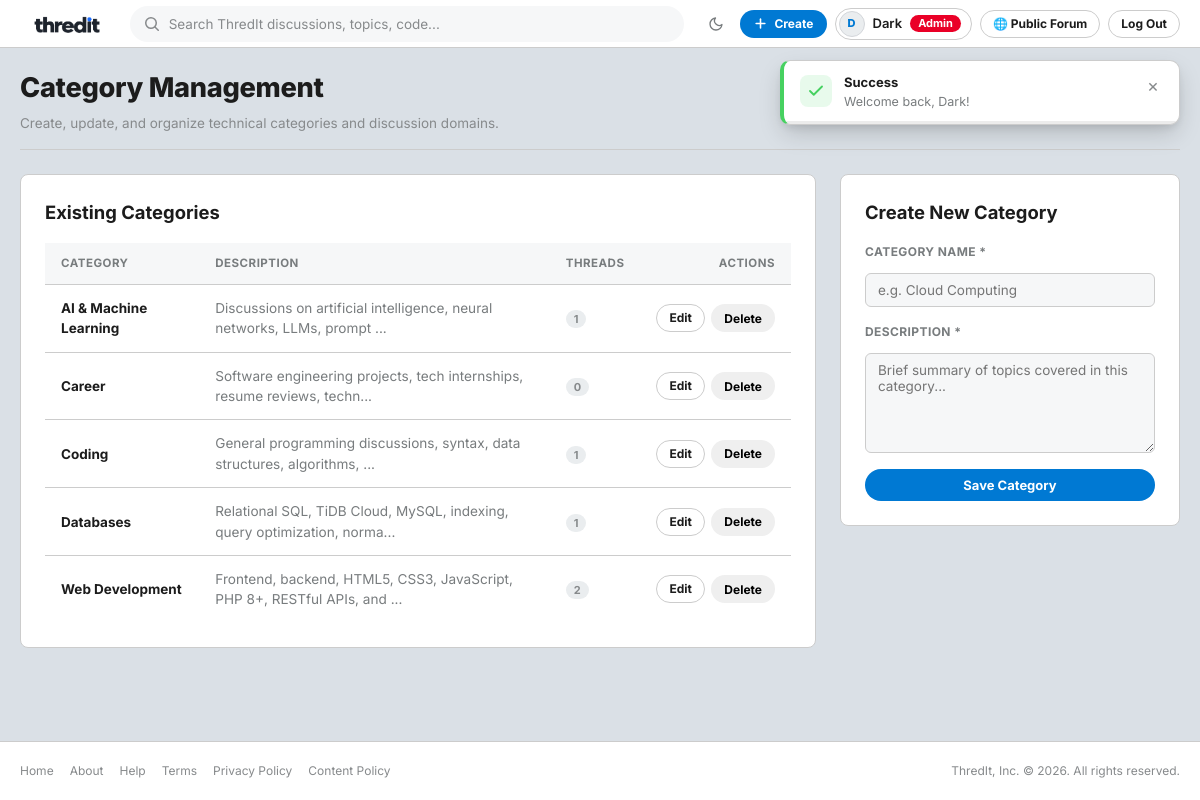
Screenshot of /admin/categories.php (signed in) with the database file from the repository.
### tables this page shows
CREATE TABLE IF NOT EXISTS `categories` (
    `id` INT UNSIGNED NOT NULL AUTO_INCREMENT,
    `name` VARCHAR(100) NOT NULL,
    `description` TEXT NOT NULL,
    PRIMARY KEY (`id`),
    UNIQUE KEY `uq_categories_name` (`name`)
);

### includes/functions.php (called while the page is built, shortened)
<?php
if (!function_exists('get_base_url')) {
    function get_base_url(): string
    {
        $protocol = (!empty($_SERVER['HTTPS']) && $_SERVER['HTTPS'] !== 'off') ? 'https://' : 'http://';
        $host = $_SERVER['HTTP_HOST'] ?? 'localhost';
        $scriptPath = str_replace('\\', '/', $_SERVER['SCRIPT_NAME'] ?? '');
        $scriptDir = dirname($scriptPath);
        $baseFolder = preg_replace('#/(public|admin|includes|api)$#i', '', $scriptDir);
        return rtrim($protocol . $host . $baseFolder, '/');
    }
}
if (!function_exists('url')) {
    function url(string $path = ''): string
    {
        $base = get_base_url();
        $trimmedPath = ltrim($path, '/');
        return $trimmedPath === '' ? $base : $base . '/' . $trimmedPath;
    }
}
if (!function_exists('e')) {
    function e(mixed $string): string
    {
        return htmlspecialchars((string) ($string ?? ''), ENT_QUOTES, 'UTF-8');
    }
}
if (!function_exists('truncate')) {
    function truncate(string $text, int $length = 150): string
    {
        $text = strip_tags($text);
        return mb_substr($text, 0, $length, 'UTF-8') . '...';
    }
}
if (!function_exists('get_all_categories')) {
    function get_all_categories(PDO $pdo, bool $forceRefresh = false): array
    {
        try {
            $sql = "SELECT c.*, COUNT(t.id) AS thread_count
                    FROM categories c
                    LEFT JOIN threads t ON c.id = t.category_id
                    GROUP BY c.id, c.name, c.description
                    ORDER BY c.name ASC";
            $stmt = $pdo->query($sql);
            $cats = $stmt->fetchAll();
            return $cats;
        } catch (Throwable $e) {
            return $_SESSION['cached_categories'] ?? [];
        }
    }
}

### admin/categories.php (the view, shortened to what this page needs)
<?php
$pdo = get_db_connection();
$editCategory = null;
$categories = get_all_categories($pdo);
require_once __DIR__ . '/../includes/header.php';
?>
<div class="admin-container">
<div class="admin-header">
    <div class="admin-title-group">
        <h1>Category Management</h1>
        <p>Create, update, and organize technical categories and discussion domains.</p>
    </div>
    <div class="admin-nav-tabs">
        <a href="<?= url('admin/dashboard.php') ?>" class="admin-tab">
            <span>📊</span> Overview
        </a>
        <a href="<?= url('admin/users.php') ?>" class="admin-tab">
            <span>👥</span> Manage Users
        </a>
        <a href="<?= url('admin/categories.php') ?>" class="admin-tab active">
            <span>📁</span> Categories
        </a>
    </div>
</div>
<div style="display: grid; grid-template-columns: 1fr 340px; gap: 1.5rem; align-items: start;">
    <div class="card" style="padding: 1.5rem;">
        <h2 style="font-size: 1.15rem; font-weight: 700; margin-bottom: 1rem;">Existing Categories</h2>
        <div class="table-responsive">
            <table class="data-table">
                <thead>
                    <tr>
                        <th>Category</th>
                        <th>Description</th>
                        <th>Threads</th>
                        <th style="text-align: right;">Actions</th>
                    </tr>
                </thead>
                <tbody>
                    <?php foreach ($categories as $cat): ?>
                        <tr>
                            <td>
                                <strong><a href="<?= url('public/category.php?id=' . $cat['id']) ?>" style="color:var(--text-primary); text-decoration:none;"><?= e($cat['name']) ?></a></strong>
                            </td>
                            <td style="color: var(--text-secondary); font-size: 0.85rem;">
                                <?= e(truncate($cat['description'], 70)) ?>
                            </td>
                            <td><span class="badge-count"><?= (int) $cat['thread_count'] ?></span></td>
                            <td style="text-align: right;">
                                <div style="display: inline-flex; gap: 0.4rem;">
                                    <a href="<?= url('admin/categories.php?edit=' . $cat['id']) ?>" class="btn btn-secondary btn-sm">Edit</a>
                                    <form action="<?= url('admin/categories.php') ?>" method="POST" style="display:inline;" onsubmit="return confirm('Deleting this category will permanently remove all threads inside it. Proceed?');">
                                        <button type="submit" class="btn btn-danger btn-sm">Delete</button>
                                    </form>
                                </div>
                            </td>
                        </tr>
                    <?php endforeach; ?>
                </tbody>
            </table>
        </div>
    </div>
    <div class="card" style="padding: 1.5rem;">
        <h2 style="font-size: 1.15rem; font-weight: 700; margin-bottom: 1rem;">
            <?= $editCategory ? 'Edit Category' : 'Create New Category' ?>
        </h2>
        <form action="<?= url('admin/categories.php') ?>" method="POST">
            <div class="form-group">
                <label class="form-label" for="cat_name">Category Name *</label>
                <input type="text" id="cat_name" name="name" class="form-control" placeholder="e.g. Cloud Computing" value="<?= e($editCategory['name'] ?? '') ?>" required>
            </div>
            <div class="form-group">
                <label class="form-label" for="cat_desc">Description *</label>
                <textarea id="cat_desc" name="description" class="form-control" style="min-height: 100px;" placeholder="Brief summary of topics covered in this category..." required><?= e($editCategory['description'] ?? '') ?></textarea>
            </div>
            <div style="display: flex; gap: 0.5rem;">
                <button type="submit" class="btn btn-primary" style="flex: 1;">
                    <?= $editCategory ? 'Update Category' : 'Save Category' ?>
                </button>
            </div>
        </form>
    </div>
</div>
</div>
<?php require_once __DIR__ . '/../includes/footer.php'; ?>

### rows the page displays
categories: name "AI & Machine Learning", description "Discussions on artificial intelligence, neural networks, LLMs, prompt ...", thread_count "1"
categories: name "Career", description "Software engineering projects, tech internships, resume reviews, techn...", thread_count "0"
categories: name "Coding", description "General programming discussions, syntax, data structures, algorithms, ...", thread_count "1"
categories: name "Databases", description "Relational SQL, TiDB Cloud, MySQL, indexing, query optimization, norma...", thread_count "1"
categories: name "Web Development", description "Frontend, backend, HTML5, CSS3, JavaScript, PHP 8+, RESTful APIs, and ...", thread_count "2"

### other values shown
mb_substr($user['name'], 0, 1, 'UTF-8') "D"
$user['name'] "Dark"
$flash['type'] "Success"
$flash['message'] "Welcome back, Dark!"
